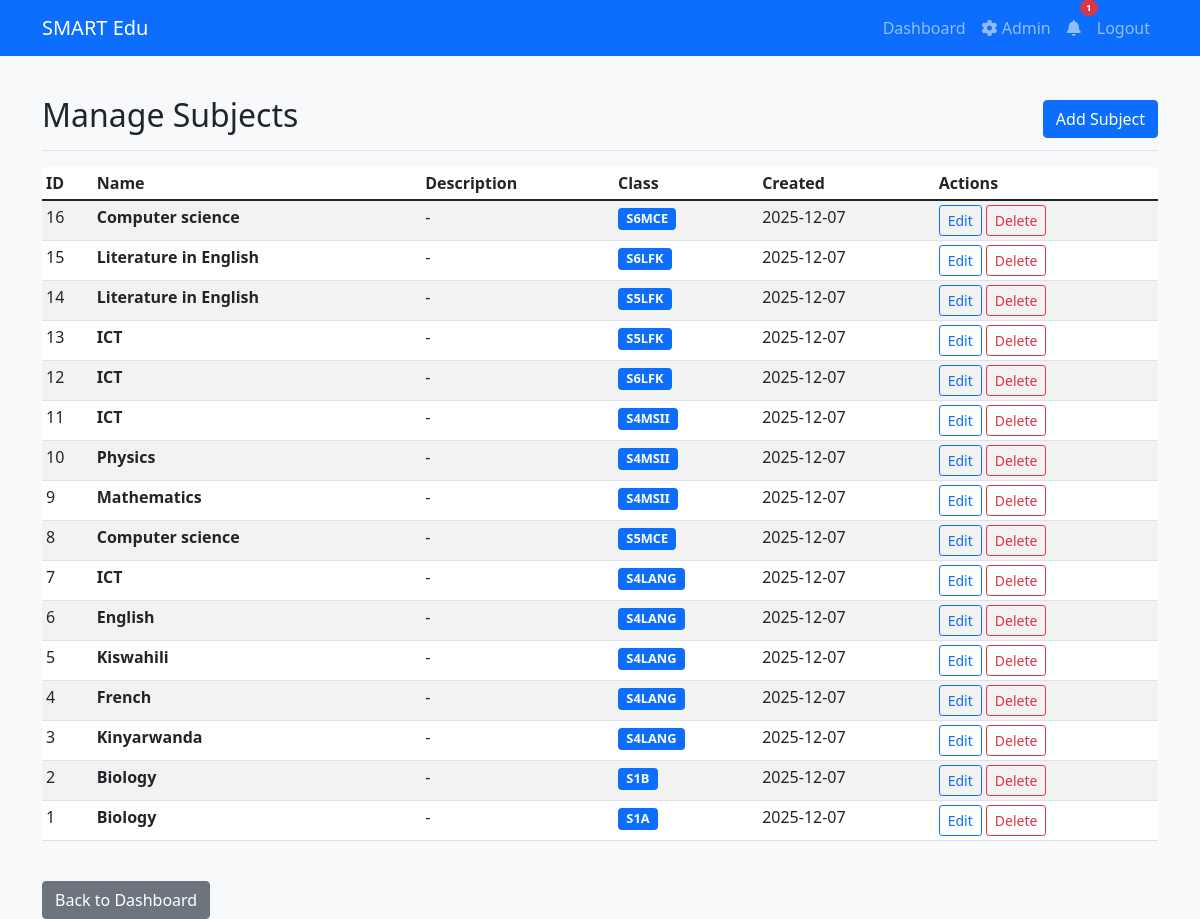
The page /admin/subjects (signed in) on the database its author committed.
### models/models.py (models this page shows)
class Subject(db.Model):
    id = db.Column(db.Integer, primary_key=True)
    name = db.Column(db.String(100), nullable=False)
    description = db.Column(db.Text)
    created_by = db.Column(db.Integer, db.ForeignKey('user.id'), nullable=False)
    created_at = db.Column(db.DateTime, default=datetime.utcnow)
    creator = db.relationship('User', backref='created_subjects', lazy=True, foreign_keys=[created_by])
    classes = db.relationship('Class', secondary=class_subjects, backref='subjects', lazy=True)

class Class(db.Model):
    id = db.Column(db.Integer, primary_key=True)
    name = db.Column(db.String(100), nullable=False, unique=True)
    description = db.Column(db.Text)
    created_by = db.Column(db.Integer, db.ForeignKey('user.id'), nullable=False)
    created_at = db.Column(db.DateTime, default=datetime.utcnow)
    creator = db.relationship('User', backref='created_classes', lazy=True, foreign_keys=[created_by])
    students = db.relationship('User', backref='student_class', lazy=True, foreign_keys='User.class_id')
    teachers = db.relationship('User', secondary=teacher_classes, backref='teaching_classes', lazy=True)

### app/admin.py (the view)
@admin.route('/subjects')
@login_required
def manage_subjects():
    subjects = Subject.query.order_by(desc(Subject.created_at)).all()
    return render_template('admin_subjects.html', subjects=subjects)

### app/admin.py (called while the page is built)
@admin.before_request
def require_admin():
    if not current_user.is_authenticated or current_user.user_type != 'admin':
        flash('Access denied. Admin privileges required.')
        return redirect(url_for('main.index'))

### models/models.py (called while the page is built)
@login_manager.user_loader
def load_user(user_id):
    return User.query.get(int(user_id))

### templates/admin_subjects.html (shortened to what this page needs)
{% extends "base.html" %}
{% block content %}
<div class="d-flex justify-content-between flex-wrap flex-md-nowrap align-items-center pt-3 pb-2 mb-3 border-bottom">
    <h1 class="h2">Manage Subjects</h1>
    <div class="btn-toolbar mb-2 mb-md-0">
        <a href="{{ url_for('admin.create_subject') }}" class="btn btn-primary">
             Add Subject
        </a>
    </div>
</div>
{% if subjects %}
<div class="table-responsive">
    <table class="table table-striped table-sm">
        <thead>
            <tr>
                <th>ID</th>
                <th>Name</th>
                <th>Description</th>
                <th>Class</th>
                <th>Created</th>
                <th>Actions</th>
            </tr>
        </thead>
        <tbody>
            {% for subject in subjects %}
            <tr>
                <td>{{ subject.id }}</td>
                <td><strong>{{ subject.name }}</strong></td>
                <td>{{ subject.description or '-' }}</td>
                <td>
                    {% if subject.classes %}
                        {% for class_obj in subject.classes %}
                            <span class="badge bg-primary">{{ class_obj.name }}</span>
                        {% endfor %}
                    {% else %}
                        <span class="text-muted">No class assigned</span>
                    {% endif %}
                </td>
                <td>{{ subject.created_at.strftime('%Y-%m-%d') }}</td>
                <td>
                    <a href="{{ url_for('admin.edit_subject', subject_id=subject.id) }}" class="btn btn-sm btn-outline-primary">
                         Edit
                    </a>
                    <form method="POST" action="{{ url_for('admin.delete_subject', subject_id=subject.id) }}" style="display: inline;" onsubmit="return confirm('Are you sure you want to delete this subject?')">
                        <button type="submit" class="btn btn-sm btn-outline-danger">
                             Delete
                        </button>
                    </form>
                </td>
            </tr>
            {% endfor %}
        </tbody>
    </table>
</div>
{% else %}
<div class="alert alert-info">
    <h5>No subjects found</h5>
    <p>Get started by <a href="{{ url_for('admin.create_subject') }}">creating your first subject</a>.</p>
</div>
{% endif %}
<div class="mt-4">
    <a href="{{ url_for('admin.dashboard') }}" class="btn btn-secondary">
         Back to Dashboard
    </a>
</div>
{% endblock %}

### static/style.css (style rules this page uses)
body { background-color: #f8f9fa; }
.table { background-color: white; }
.badge { font-size: 0.8em; }

### rows shown on the page
Subject: id "16", name "Computer science", description "-", created_at "2025-12-07"
Class: name "S6MCE"
Subject: id "15", name "Literature in English", description "-", created_at "2025-12-07"
Class: name "S6LFK"
Subject: id "14", name "Literature in English", description "-", created_at "2025-12-07"
Class: name "S5LFK"
Subject: id "13", name "ICT", description "-", created_at "2025-12-07"
Subject: id "12", name "ICT", description "-", created_at "2025-12-07"
Subject: id "11", name "ICT", description "-", created_at "2025-12-07"
Class: name "S4MSII"
Subject: id "10", name "Physics", description "-", created_at "2025-12-07"
Subject: id "9", name "Mathematics", description "-", created_at "2025-12-07"
Subject: id "8", name "Computer science", description "-", created_at "2025-12-07"
Class: name "S5MCE"
Subject: id "7", name "ICT", description "-", created_at "2025-12-07"
Class: name "S4LANG"
Subject: id "6", name "English", description "-", created_at "2025-12-07"
Subject: id "5", name "Kiswahili", description "-", created_at "2025-12-07"
Subject: id "4", name "French", description "-", created_at "2025-12-07"
Subject: id "3", name "Kinyarwanda", description "-", created_at "2025-12-07"
Subject: id "2", name "Biology", description "-", created_at "2025-12-07"
Class: name "S1B"
Subject: id "1", name "Biology", description "-", created_at "2025-12-07"
Class: name "S1A"
